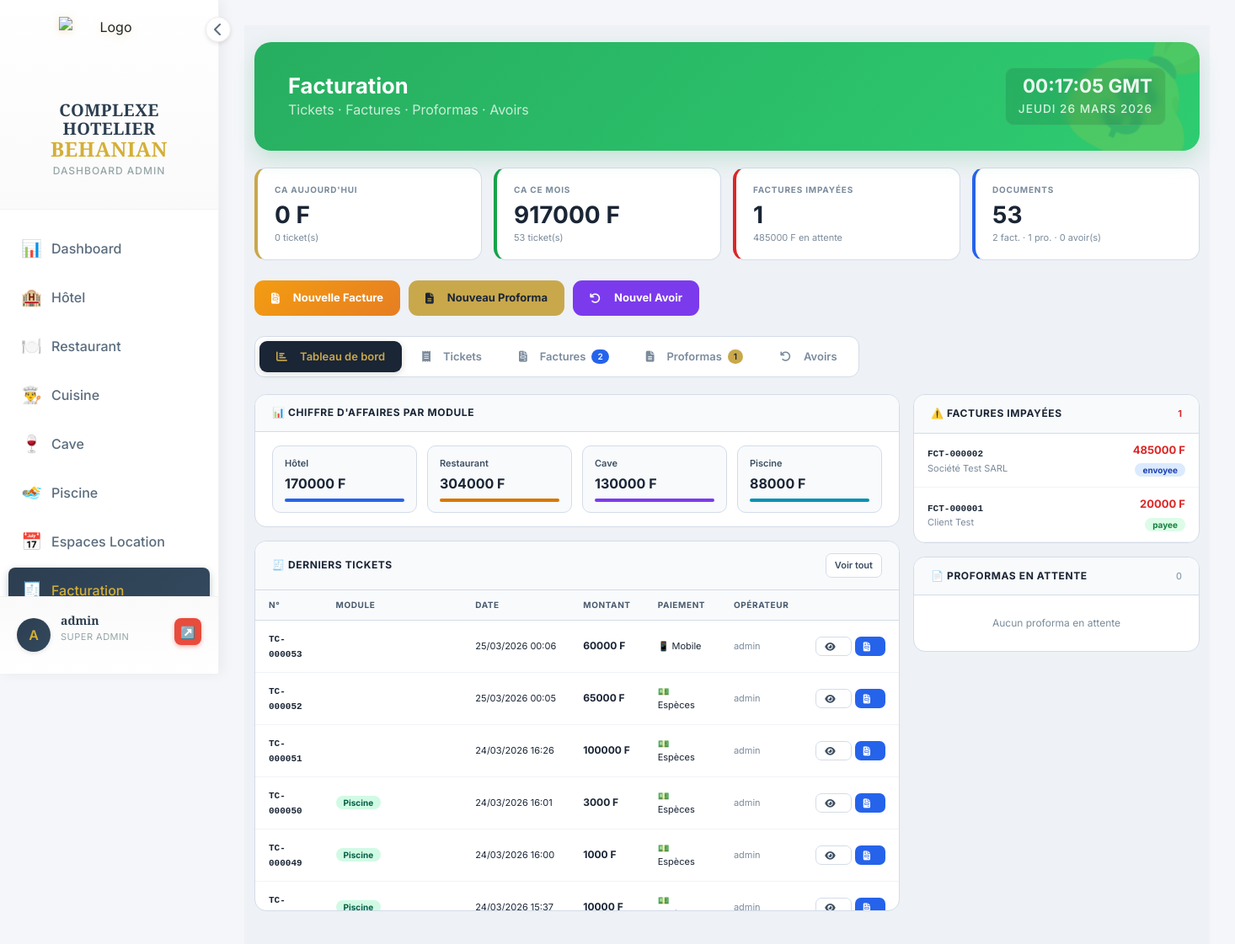
/facturation/ (signed in), run on an earlier commit of the app's database.
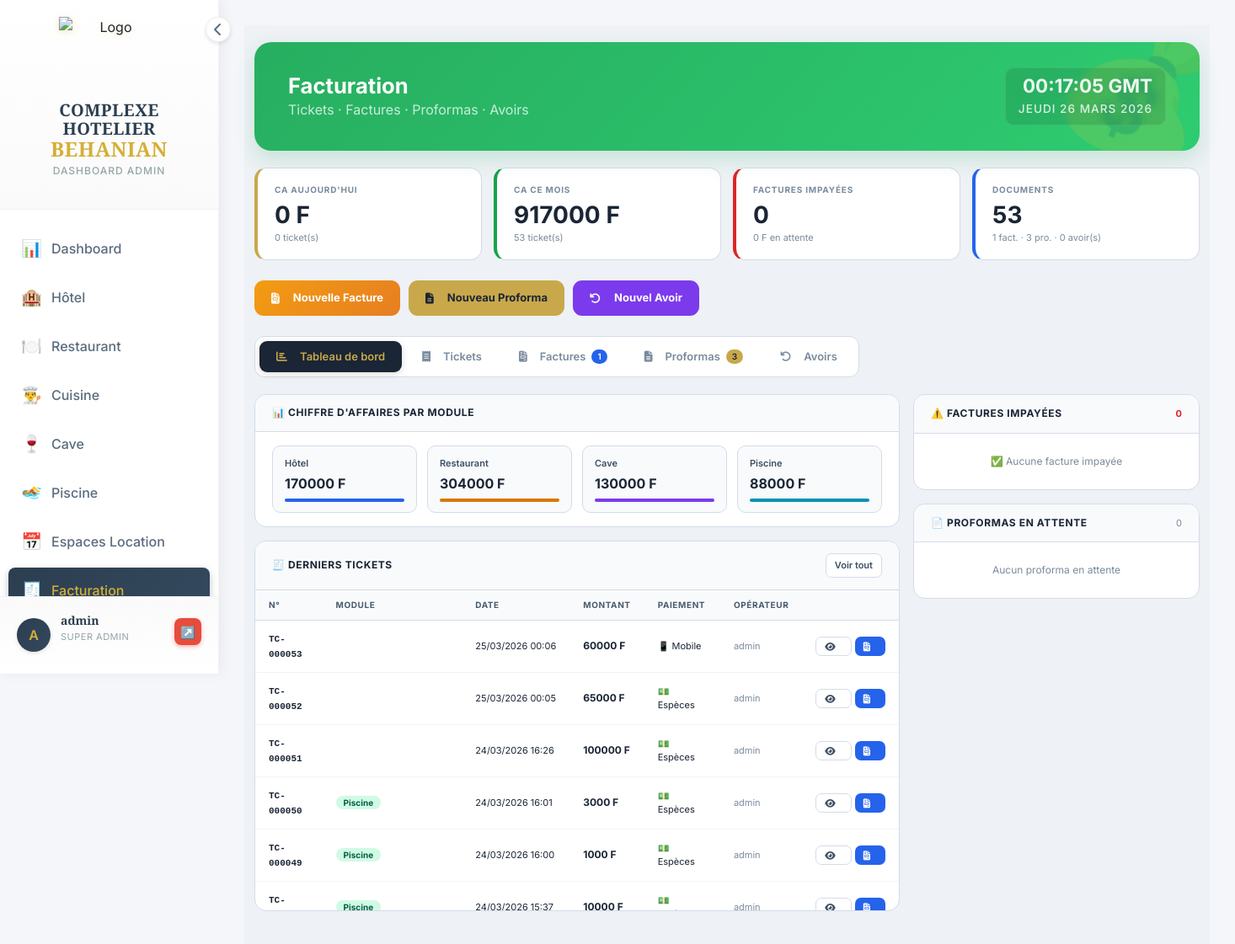
And on a later commit of the database.
### facturation/models.py (models this page shows, shortened)
class Ticket(models.Model):
    MODULE_CHOICES = [
        ('hotel', 'Hôtel'),
        ('restaurant', 'Restaurant'),
        ('caisse', 'Caisse'),
        ('piscine', 'Piscine'),
        ('cave', 'Cave'),
        ('espace', 'Espaces Événementiels'),
        ('autre', 'Autre'),
    ]
    numero = models.CharField(max_length=50, unique=True)
    module = models.CharField(max_length=20, choices=MODULE_CHOICES)
    date_creation = models.DateTimeField(default=timezone.now)
    montant_total = models.DecimalField(max_digits=10, decimal_places=2)
    client = models.ForeignKey(Client, on_delete=models.SET_NULL, null=True, blank=True)
    PAIEMENT_CHOICES = [
        ('especes', 'Espèces'),
        ('mobile_money', 'Mobile Money'),
        ('orange_money', 'Orange Money'),
        ('wave', 'Wave'),
        ('moov_money', 'Moov Money'),
        ('mtn_money', 'MTN Mobile Money'),
        ('carte_bancaire', 'Carte Bancaire'),
        ('carte', 'Carte Bancaire'), # Alias pour compatibilité
        ('cheque', 'Chèque'),
        ('virement', 'Virement'),
        ('cave', 'Cave'),
        ('autre', 'Autre'),
    ]
    mode_paiement = models.CharField(max_length=50, choices=PAIEMENT_CHOICES, default='especes')
    montant_paye = models.DecimalField(max_digits=10, decimal_places=2, default=0)
    cree_par = models.ForeignKey(User, on_delete=models.SET_NULL, null=True, blank=True)
    contenu = models.TextField(help_text="Contenu détaillé du ticket")
    imprime = models.BooleanField(default=False)
    date_impression = models.DateTimeField(blank=True, null=True)
    est_duplicata = models.BooleanField(default=False, help_text="Indique si c'est une réimpression")
    objet_id = models.IntegerField(blank=True, null=True, help_text="ID de l'objet dans le module d'origine")
    class Meta:
        ordering = ['-date_creation']

class Facture(models.Model):
    STATUT_CHOICES = [
        ('draft', 'Brouillon'),
        ('sent', 'Envoyée'),
        ('paid', 'Payée'),
        ('cancelled', 'Annulée'),
    ]
    numero = models.CharField(max_length=20, unique=True)
    client = models.ForeignKey(Client, on_delete=models.CASCADE)
    date_creation = models.DateTimeField(default=timezone.now)
    date_facturation = models.DateField(default=timezone.now)
    date_echeance = models.DateField(blank=True, null=True)
    statut = models.CharField(max_length=20, choices=STATUT_CHOICES, default='draft')
    sous_total = models.DecimalField(max_digits=10, decimal_places=2, default=Decimal('0.00'))
    remise = models.DecimalField(max_digits=10, decimal_places=2, default=Decimal('0.00'))
    taux_tva = models.DecimalField(max_digits=5, decimal_places=2, default=Decimal('20.00'))
    montant_tva = models.DecimalField(max_digits=10, decimal_places=2, default=Decimal('0.00'))
    total = models.DecimalField(max_digits=10, decimal_places=2, default=Decimal('0.00'))
    montant_paye = models.DecimalField(max_digits=10, decimal_places=2, default=Decimal('0.00'))
    date_paiement = models.DateTimeField(blank=True, null=True)
    cree_par = models.ForeignKey(User, on_delete=models.SET_NULL, null=True)
    notes = models.TextField(blank=True)
    class Meta:
        ordering = ['-date_creation']

class Client(models.Model):
    nom = models.CharField(max_length=100)
    prenom = models.CharField(max_length=100, blank=True)
    email = models.EmailField(blank=True)
    telephone = models.CharField(max_length=20, blank=True)
    adresse = models.TextField(blank=True)
    nif = models.CharField(max_length=50, blank=True, verbose_name="NIF")
    stat = models.CharField(max_length=50, blank=True, verbose_name="STAT")
    class Meta:
        ordering = ['nom', 'prenom']

### facturation/views.py (the view)
# urls.py: path('', views.boite_nuit_index, name='index'),
@require_module_access('facturation')
def index(request):
    from django.utils import timezone
    from django.db.models import Sum, Count, Q
    today = timezone.now().date()
    tickets_jour = Ticket.objects.filter(date_creation__date=today)
    ca_jour = tickets_jour.aggregate(s=Sum('montant_total'))['s'] or 0
    tickets_mois = Ticket.objects.filter(
        date_creation__month=today.month, date_creation__year=today.year
    )
    ca_mois = tickets_mois.aggregate(s=Sum('montant_total'))['s'] or 0
    factures_impayees = Facture.objects.filter(statut__in=['envoyee','en_attente'])
    montant_impaye = factures_impayees.aggregate(s=Sum('total'))['s'] or 0
    tickets_recents = Ticket.objects.select_related('client','cree_par').order_by('-date_creation')[:50]
    ca_par_module = {}
    for m, l in [('hotel','Hôtel'),('restaurant','Restaurant'),('cave','Cave'),('piscine','Piscine'),('caisse','Caisse'),('autre','Autre')]:
        ca = Ticket.objects.filter(module=m).aggregate(s=Sum('montant_total'))['s'] or 0
        if ca > 0:
            ca_par_module[l] = int(ca)
    recent_factures = Facture.objects.select_related('client').order_by('-date_creation')[:8]
    recent_proformas = Proforma.objects.select_related('client').order_by('-date_creation')[:8]
    recent_avoirs = Avoir.objects.select_related('client').order_by('-date_creation')[:8]
    services = Service.objects.all()
    services_json = json.dumps([{'id': s.id, 'nom': s.nom} for s in services])
    clients = Client.objects.all().order_by('nom')
    context = {
        'ca_jour': int(ca_jour),
        'ca_mois': int(ca_mois),
        'nb_tickets_jour': tickets_jour.count(),
        'nb_tickets_mois': tickets_mois.count(),
        'nb_factures_impayees': factures_impayees.count(),
        'montant_impaye': int(montant_impaye),
        'nb_proformas': Proforma.objects.filter(statut='en_attente').count(),
        'nb_avoirs': Avoir.objects.filter(statut='en_attente').count(),
        'tickets_recents': tickets_recents,
        'ca_par_module': ca_par_module,
        'recent_factures': recent_factures,
        'recent_proformas': recent_proformas,
        'recent_avoirs': recent_avoirs,
        'total_tickets': Ticket.objects.count(),
        'total_factures': Facture.objects.count(),
        'total_proformas': Proforma.objects.count(),
        'total_avoirs': Avoir.objects.count(),
        'services': services,
        'services_json': services_json,
        'clients': clients,
    }
    return render(request, 'facturation/index.html', context)

### utils/permissions.py (called while the page is built, shortened)
def get_user_groups(user):
    return list(user.groups.values_list('name', flat=True))

def user_has_access(user, module):
    if not user.is_authenticated:
        return False
    if user.is_superuser:
        return True

def require_module_access(module):
    def decorator(view_func):
        @wraps(view_func)
        @login_required
        def wrapper(request, *args, **kwargs):
            if not user_has_access(request.user, module):
                messages.error(request,
                    "Accès refusé — vous n'avez pas les droits pour accéder à ce module.")
                return redirect('dashboard:index')
            return view_func(request, *args, **kwargs)
        return wrapper
    return decorator

def get_accessible_modules(user):
    if user.is_superuser:
        return ['dashboard', 'hotel', 'restaurant', 'bar', 'cuisine',
                'piscine', 'boite_nuit', 'espaces', 'caisse', 'facturation',
                'parametres', 'users']

### templates/facturation/index.html (shortened to what the changed rows need)
{% extends 'dashboard/base_dashboard.html' %}
{% load static %}
{% block content %}
<div class="fac-body"><div class="container-fluid">
  <div class="header-glam caisse-watermark">
    <div class="header-content">
      <h2 style="font-size:1.6rem;font-weight:700;margin:0">Facturation</h2>
    </div>
  </div>
  <div class="kpi-grid">
    <div class="kpi k-rouge">
      <div class="klbl">Factures impayées</div>
      <div class="kval">{{ nb_factures_impayees }}</div>
      <div class="ksub">{{ montant_impaye|floatformat:0 }} F en attente</div>
    </div>
    <div class="kpi k-bleu">
      <div class="klbl">Documents</div>
      <div class="kval">{{ total_tickets }}</div>
      <div class="ksub">{{ total_factures }} fact. · {{ total_proformas }} pro. · {{ total_avoirs }} avoir(s)</div>
    </div>
  </div>
  <div class="tabs">
    <button class="tab" id="tab-factures" onclick="setTab('factures',this)">
      <i class="fas fa-file-invoice"></i> Factures
      {% if total_factures > 0 %}<span style="background:#2563eb;color:white;border-radius:10px;padding:1px 7px;font-size:10px">{{ total_factures }}</span>{% endif %}
    </button>
    <button class="tab" id="tab-proformas" onclick="setTab('proformas',this)">
      <i class="fas fa-file-alt"></i> Proformas
      {% if total_proformas > 0 %}<span style="background:#c9a84c;color:#1a2535;border-radius:10px;padding:1px 7px;font-size:10px">{{ total_proformas }}</span>{% endif %}
    </button>
  </div>
  <div class="tab-content active" id="content-dashboard">
    <div style="display:grid;grid-template-columns:1fr 340px;gap:16px">
      <div>
        <div class="panel">
          {% if ca_par_module %}
          <div class="module-bar">
            {% for module, ca in ca_par_module.items %}
            {% with total_ca=ca_mois|default:1 %}
            <div class="module-item">
              <div class="module-nom">{{ module }}</div>
              <div class="module-ca">{{ ca|floatformat:0 }} F</div>
              <div class="module-bar-fill" style="background:{% if module == 'Hôtel' %}#2563eb{% elif module == 'Restaurant' %}#d97706{% elif module == 'Cave' %}#7c3aed{% elif module == 'Piscine' %}#0891b2{% else %}#16a34a{% endif %};width:100%"></div>
            </div>
            {% endwith %}
            {% endfor %}
          </div>
          {% else %}
          <div style="padding:30px;text-align:center;color:var(--muted);font-size:13px">Aucune donnée</div>
          {% endif %}
        </div>
        <div class="panel">
          <div style="overflow-x:auto;overflow-y:auto;max-height:380px">
            <table class="tbl">
              <thead><tr><th style="position:sticky;top:0;z-index:1;background:#f8fafc">N°</th><th style="position:sticky;top:0;z-index:1;background:#f8fafc">Module</th><th style="position:sticky;top:0;z-index:1;background:#f8fafc">Date</th><th style="position:sticky;top:0;z-index:1;background:#f8fafc">Montant</th><th style="position:sticky;top:0;z-index:1;background:#f8fafc">Paiement</th><th style="position:sticky;top:0;z-index:1;background:#f8fafc">Opérateur</th><th style="position:sticky;top:0;z-index:1;background:#f8fafc"></th></tr></thead>
              <tbody>
              {% for t in tickets_recents %}
              <tr>
                <td><span class="doc-num">{{ t.numero }}</span></td>
                <td><span class="badge b-{{ t.module }}">{{ t.get_module_display }}</span></td>
                <td style="font-size:11px;white-space:nowrap">{{ t.date_creation|date:"d/m/Y H:i" }}</td>
                <td><strong>{{ t.montant_total|floatformat:0 }} F</strong></td>
                <td style="font-size:11px">
                  {% if t.mode_paiement == 'especes' %}💵 Espèces
                  {% elif t.mode_paiement == 'mobile_money' %}📱 Mobile
                  {% elif t.mode_paiement == 'carte_bancaire' %}💳 Carte
                  {% elif t.mode_paiement == 'orange_money' %}🟠 Orange
                  {% elif t.mode_paiement == 'wave' %}🔵 Wave
                  {% else %}{{ t.get_mode_paiement_display }}{% endif %}
                </td>
                <td style="font-size:11px;color:var(--muted)">{{ t.cree_par.get_full_name|default:t.cree_par.username|default:"—" }}</td>
                <td>
                  <div style="display:flex;gap:4px">
                    <a href="{% url 'facturation:ticket_detail' t.pk %}" class="btn-p outline" title="Détail"><i class="fas fa-eye"></i></a>
                    <button class="btn-p primary" title="Convertir en facture" onclick="convertirEnFacture({{ t.pk }},'{{ t.numero }}',{{ t.montant_total|stringformat:'g' }})"><i class="fas fa-file-invoice"></i></button>
                  </div>
                </td>
              </tr>
              {% empty %}
              <tr><td colspan="7" style="text-align:center;padding:24px;color:var(--muted)">Aucun ticket</td></tr>
              {% endfor %}
              </tbody>
            </table>
          </div>
        </div>
      </div>
      <div>
        <div class="panel">
          <div class="ph"><h3>⚠️ Factures impayées</h3><span style="font-size:11px;color:#dc2626;font-weight:700">{{ nb_factures_impayees }}</span></div>
          {% if nb_factures_impayees == 0 %}
          <div style="padding:24px;text-align:center;color:var(--muted);font-size:12px">✅ Aucune facture impayée</div>
          {% else %}
          {% for f in recent_factures %}
          <div style="padding:10px 16px;border-bottom:1px solid #f0f3f7;display:flex;justify-content:space-between;align-items:center">
            <div>
              <div style="font-size:12px;font-weight:700"><span class="doc-num">{{ f.numero }}</span></div>
              <div style="font-size:11px;color:var(--muted)">{{ f.client.nom|default:"Client anonyme" }}</div>
            </div>
            <div style="text-align:right">
              <div style="font-size:13px;font-weight:700;color:#dc2626">{{ f.total|floatformat:0 }} F</div>
              <span class="badge b-{{ f.statut }}">{{ f.get_statut_display }}</span>
            </div>
          </div>
          {% endfor %}
          {% endif %}
        </div>
      </div>
    </div>
  </div>
</div></div>
{% endblock %}

What changed in the data, as far as the page shows it:
removed Facture: numero "FCT-000002", client.nom "Société Test SARL", total "485000", statut "envoyee"
removed Facture: numero "FCT-000001", client.nom "Client Test", total "20000", statut "payee"
Also different on the page:
{{ nb_factures_impayees }}: "1" → "0"
{{ montant_impaye|floatformat:0 }}: "485000" → "0"
{{ total_factures }}: "2" → "1"
{{ total_proformas }}: "1" → "3"
text now shown: "✅ Aucune facture impayée"
